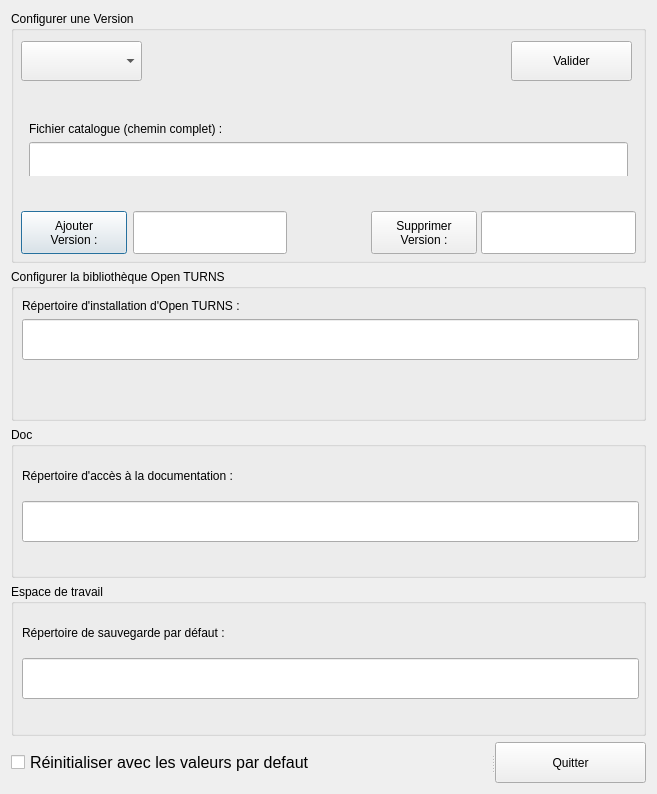
<ui version="4.0" >
 <class>desOptions</class>
 <widget class="QDialog" name="desOptions" >
  <property name="geometry" >
   <rect>
    <x>0</x>
    <y>0</y>
    <width>657</width>
    <height>794</height>
   </rect>
  </property>
  <property name="windowTitle" >
   <string>Option TURNS</string>
  </property>
  <layout class="QGridLayout" name="gridLayout" >
   <item row="0" column="0" >
    <widget class="QGroupBox" name="groupBox1" >
     <property name="minimumSize" >
      <size>
       <width>635</width>
       <height>252</height>
      </size>
     </property>
     <property name="maximumSize" >
      <size>
       <width>16777215</width>
       <height>252</height>
      </size>
     </property>
     <property name="title" >
      <string>Configurer une Version</string>
     </property>
     <widget class="QComboBox" name="CBVersions" >
      <property name="geometry" >
       <rect>
        <x>10</x>
        <y>30</y>
        <width>121</width>
        <height>40</height>
       </rect>
      </property>
      <property name="minimumSize" >
       <size>
        <width>0</width>
        <height>40</height>
       </size>
      </property>
      <property name="maximumSize" >
       <size>
        <width>121</width>
        <height>40</height>
       </size>
      </property>
     </widget>
     <widget class="QPushButton" name="Bok" >
      <property name="geometry" >
       <rect>
        <x>500</x>
        <y>30</y>
        <width>121</width>
        <height>40</height>
       </rect>
      </property>
      <property name="minimumSize" >
       <size>
        <width>90</width>
        <height>40</height>
       </size>
      </property>
      <property name="maximumSize" >
       <size>
        <width>121</width>
        <height>40</height>
       </size>
      </property>
      <property name="text" >
       <string>Valider</string>
      </property>
      <property name="autoDefault" >
       <bool>false</bool>
      </property>
     </widget>
     <widget class="QPushButton" name="PBajout" >
      <property name="geometry" >
       <rect>
        <x>10</x>
        <y>200</y>
        <width>106</width>
        <height>43</height>
       </rect>
      </property>
      <property name="minimumSize" >
       <size>
        <width>101</width>
        <height>41</height>
       </size>
      </property>
      <property name="text" >
       <string>Ajouter
Version :</string>
      </property>
     </widget>
     <widget class="QLineEdit" name="LEVersionAjout" >
      <property name="geometry" >
       <rect>
        <x>122</x>
        <y>200</y>
        <width>154</width>
        <height>43</height>
       </rect>
      </property>
      <property name="minimumSize" >
       <size>
        <width>101</width>
        <height>41</height>
       </size>
      </property>
     </widget>
     <widget class="QPushButton" name="PBSup" >
      <property name="geometry" >
       <rect>
        <x>360</x>
        <y>200</y>
        <width>106</width>
        <height>43</height>
       </rect>
      </property>
      <property name="minimumSize" >
       <size>
        <width>101</width>
        <height>41</height>
       </size>
      </property>
      <property name="text" >
       <string>Supprimer
Version :</string>
      </property>
     </widget>
     <widget class="QLineEdit" name="LEVersionSup" >
      <property name="geometry" >
       <rect>
        <x>470</x>
        <y>200</y>
        <width>155</width>
        <height>43</height>
       </rect>
      </property>
      <property name="minimumSize" >
       <size>
        <width>0</width>
        <height>41</height>
       </size>
      </property>
     </widget>
     <widget class="QWidget" name="layoutWidget" >
      <property name="geometry" >
       <rect>
        <x>7</x>
        <y>100</y>
        <width>621</width>
        <height>65</height>
       </rect>
      </property>
      <layout class="QVBoxLayout" name="verticalLayout" >
       <item>
        <widget class="QLabel" name="textLabel1_3" >
         <property name="text" >
          <string>Fichier catalogue (chemin complet) :</string>
         </property>
         <property name="wordWrap" >
          <bool>false</bool>
         </property>
        </widget>
       </item>
       <item>
        <widget class="QLineEdit" name="LERepCata" >
         <property name="minimumSize" >
          <size>
           <width>501</width>
           <height>41</height>
          </size>
         </property>
         <property name="text" >
          <string/>
         </property>
        </widget>
       </item>
      </layout>
     </widget>
    </widget>
   </item>
   <item row="1" column="0" >
    <widget class="QGroupBox" name="groupBox2" >
     <property name="minimumSize" >
      <size>
       <width>548</width>
       <height>90</height>
      </size>
     </property>
     <property name="title" >
      <string>Configurer la bibliothèque Open TURNS</string>
     </property>
     <widget class="QLabel" name="textLabel1_2" >
      <property name="geometry" >
       <rect>
        <x>11</x>
        <y>28</y>
        <width>617</width>
        <height>17</height>
       </rect>
      </property>
      <property name="text" >
       <string>Répertoire d'installation d'Open TURNS :</string>
      </property>
      <property name="wordWrap" >
       <bool>false</bool>
      </property>
     </widget>
     <widget class="QLineEdit" name="LERepOT" >
      <property name="geometry" >
       <rect>
        <x>11</x>
        <y>50</y>
        <width>617</width>
        <height>41</height>
       </rect>
      </property>
      <property name="minimumSize" >
       <size>
        <width>520</width>
        <height>41</height>
       </size>
      </property>
      <property name="text" >
       <string/>
      </property>
     </widget>
    </widget>
   </item>
   <item row="2" column="0" >
    <widget class="QGroupBox" name="groupBox3" >
     <property name="minimumSize" >
      <size>
       <width>548</width>
       <height>90</height>
      </size>
     </property>
     <property name="title" >
      <string>Doc</string>
     </property>
     <widget class="QLabel" name="textLabel1" >
      <property name="geometry" >
       <rect>
        <x>11</x>
        <y>28</y>
        <width>617</width>
        <height>41</height>
       </rect>
      </property>
      <property name="minimumSize" >
       <size>
        <width>613</width>
        <height>41</height>
       </size>
      </property>
      <property name="maximumSize" >
       <size>
        <width>16777215</width>
        <height>41</height>
       </size>
      </property>
      <property name="text" >
       <string>Répertoire d'accès à la documentation :</string>
      </property>
      <property name="wordWrap" >
       <bool>false</bool>
      </property>
     </widget>
     <widget class="QLineEdit" name="LERepDoc" >
      <property name="geometry" >
       <rect>
        <x>11</x>
        <y>74</y>
        <width>617</width>
        <height>41</height>
       </rect>
      </property>
      <property name="minimumSize" >
       <size>
        <width>520</width>
        <height>41</height>
       </size>
      </property>
      <property name="text" >
       <string/>
      </property>
     </widget>
    </widget>
   </item>
   <item row="3" column="0" >
    <widget class="QGroupBox" name="groupBox3_2" >
     <property name="minimumSize" >
      <size>
       <width>548</width>
       <height>90</height>
      </size>
     </property>
     <property name="title" >
      <string>Espace de travail</string>
     </property>
     <widget class="QLabel" name="textLabel1_4" >
      <property name="geometry" >
       <rect>
        <x>11</x>
        <y>28</y>
        <width>617</width>
        <height>41</height>
       </rect>
      </property>
      <property name="minimumSize" >
       <size>
        <width>613</width>
        <height>41</height>
       </size>
      </property>
      <property name="maximumSize" >
       <size>
        <width>16777215</width>
        <height>41</height>
       </size>
      </property>
      <property name="text" >
       <string>Répertoire de sauvegarde par défaut :</string>
      </property>
      <property name="wordWrap" >
       <bool>false</bool>
      </property>
     </widget>
     <widget class="QLineEdit" name="LESaveDir" >
      <property name="geometry" >
       <rect>
        <x>11</x>
        <y>74</y>
        <width>617</width>
        <height>41</height>
       </rect>
      </property>
      <property name="minimumSize" >
       <size>
        <width>520</width>
        <height>41</height>
       </size>
      </property>
      <property name="text" >
       <string/>
      </property>
     </widget>
    </widget>
   </item>
   <item row="4" column="0" >
    <widget class="QSplitter" name="splitter_3" >
     <property name="orientation" >
      <enum>Qt::Horizontal</enum>
     </property>
     <widget class="QCheckBox" name="Bdefaut" >
      <property name="minimumSize" >
       <size>
        <width>340</width>
        <height>41</height>
       </size>
      </property>
      <property name="maximumSize" >
       <size>
        <width>16777215</width>
        <height>41</height>
       </size>
      </property>
      <property name="font" >
       <font>
        <pointsize>12</pointsize>
       </font>
      </property>
      <property name="text" >
       <string>Réinitialiser avec les valeurs par defaut</string>
      </property>
     </widget>
     <widget class="QPushButton" name="PBQuit" >
      <property name="minimumSize" >
       <size>
        <width>151</width>
        <height>31</height>
       </size>
      </property>
      <property name="text" >
       <string>Quitter</string>
      </property>
     </widget>
    </widget>
   </item>
  </layout>
 </widget>
 <layoutdefault spacing="6" margin="11" />
 <pixmapfunction>qPixmapFromMimeSource</pixmapfunction>
 <resources/>
 <connections/>
</ui>
